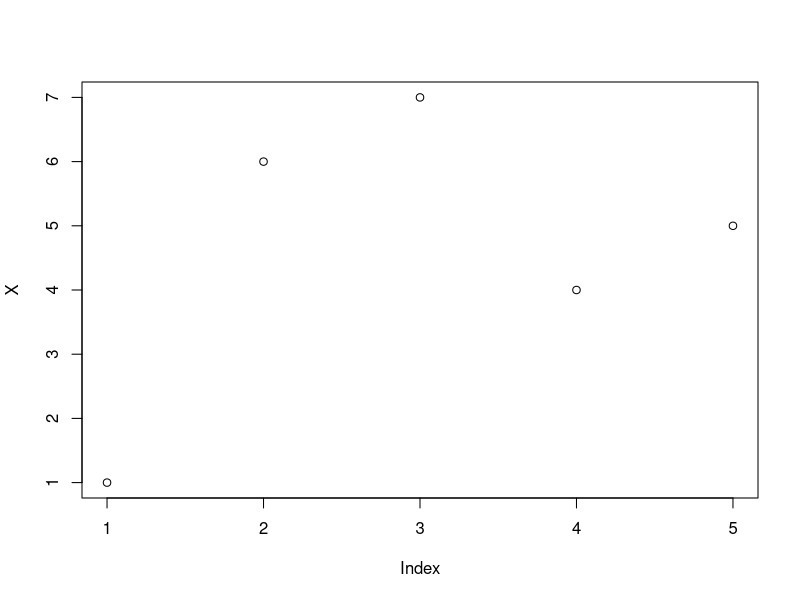
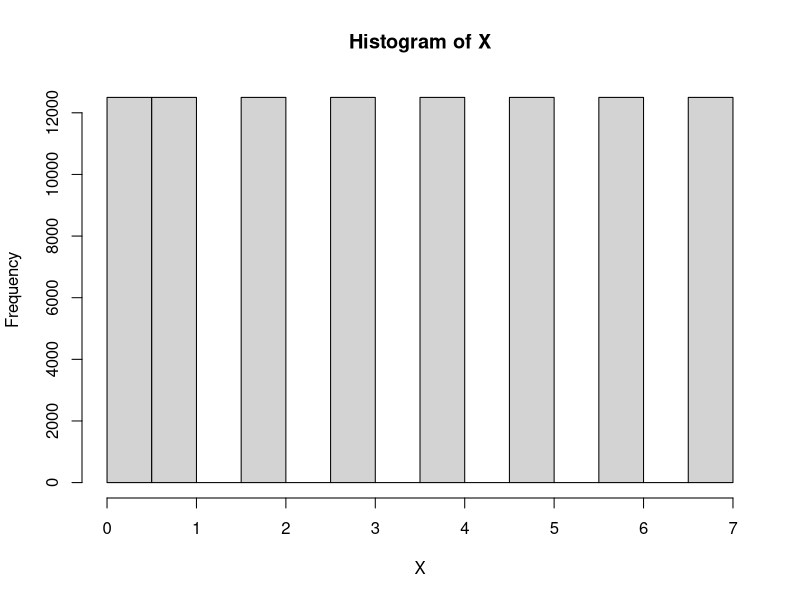
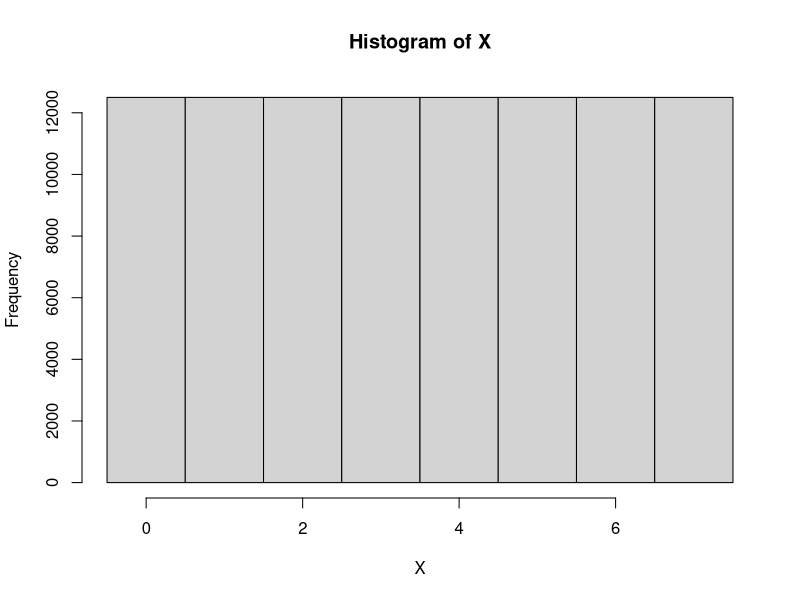
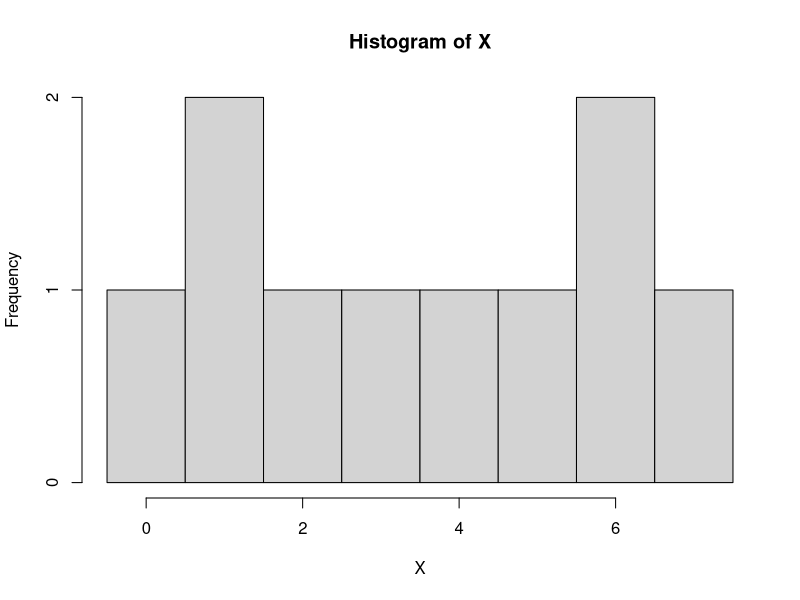
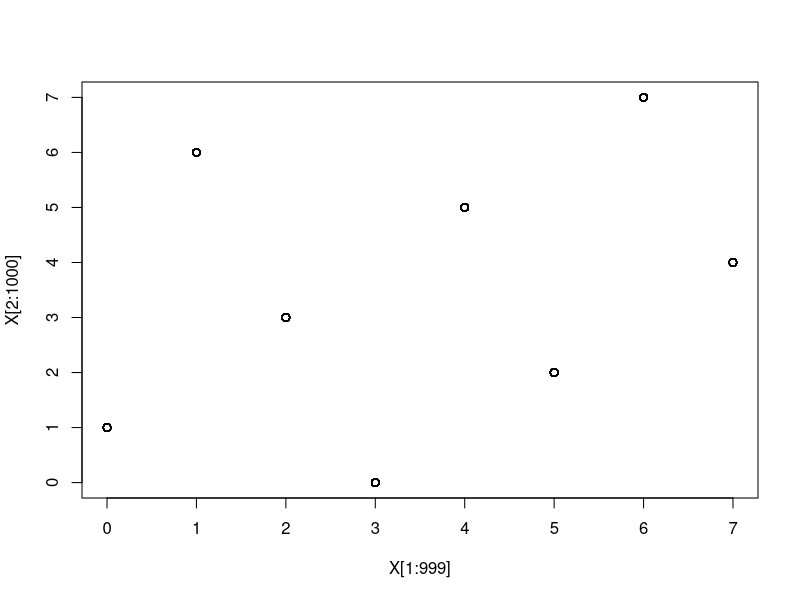
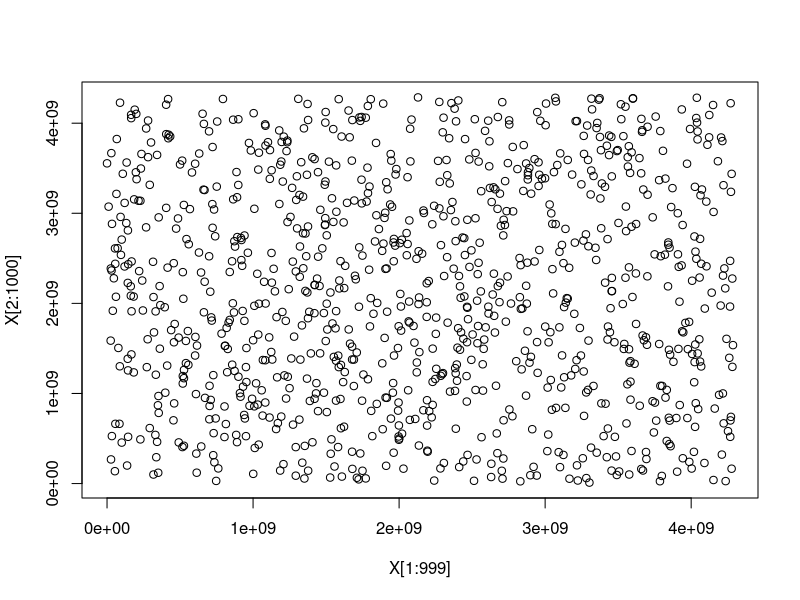
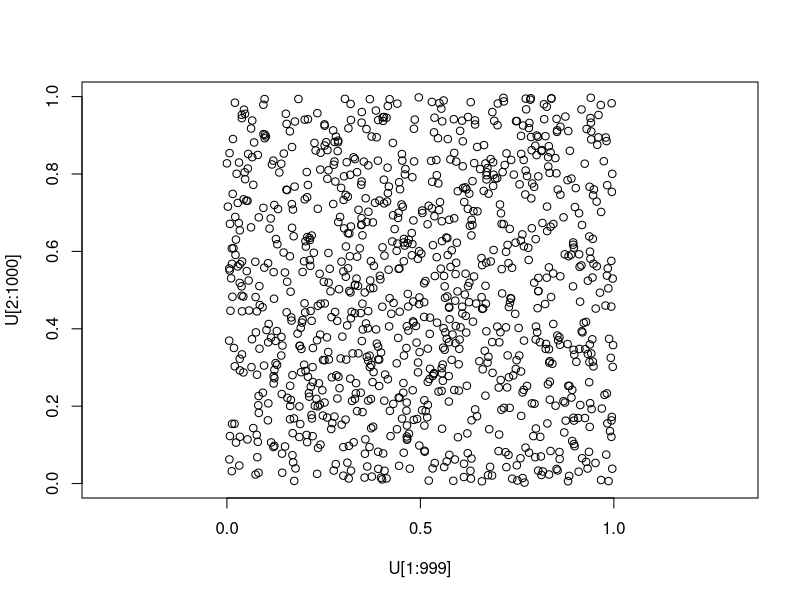
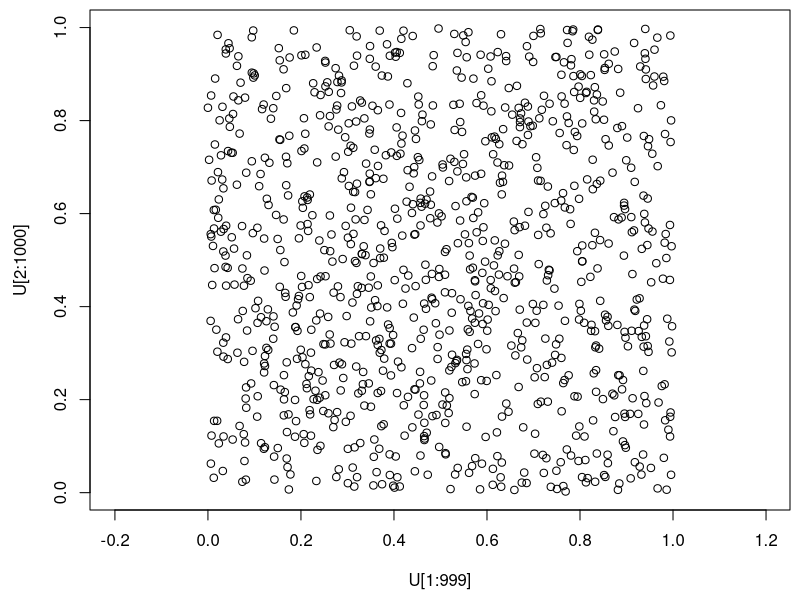

Generate these figures, in order, with R:
## ---- chunk 1
m <- 8
a <- 5
c <- 1
X0 <- 0


Xi <- X0
for (i in 1:10){
  Xi <- (a*Xi + c)%%m
  cat("X_", i, " = ", Xi, "\n", sep="")
}

## ---- chunk 2
rLCG <- function(n, m, a, c, X0){
  Xi <- X0
  for (i in 1:n){
    Xi <- (a*Xi + c)%%m
    cat("X_", i, " = ", Xi, "\n", sep="")
  }
}

rLCG(5,8,5,1,0)
## ---- chunk 3
rLCG <- function(n, m, a, c, X0){
  result <- numeric(n)
  Xi <- X0
  for (i in 1:n){
    Xi <- (a*Xi + c)%%m
    result[i] <- Xi
  }
  return(result)
}

rLCG(5,8,5,1,0)
## ---- chunk 4
rLCG(16,8,5,1,0)
# Did you notice that it just repeat itself?
# This will be discuss later with the quality of PRNG
# also notice m=8, so it repeats itself every 8 numbers
## ---- chunk 5
X <- rLCG(5,8,5,1,0)

plot(X)
## ---- chunk 6
# the defult breaks on integer, which is not good
X <- rLCG(100000, 8,5,1,0)
hist(X) 
## ---- chunk 7
X <- rLCG(100000, 8,5,1,0)
hist(X, breaks = seq(-0.5, 7.5, 1)) 

## ---- chunk 8
X <- rLCG(10, 8,5,1,0)
hist(X, breaks = seq(-0.5, 7.5, 1))
## ---- chunk 9
rLCG(10, m=2^31, a=1103515245, c=12345, X0=0)
## ---- chunk 10
# the normal way to choose seed
?set.seed
## ---- chunk 11
set.seed(0)
runif(3)

set.seed(1)
runif(3)
## ---- chunk 12
X <- rLCG(1000,8,5,1,0)
# m=8 which means small state space, you won't expect this small m gives you uniformly distributed plot

plot(X[1:999], X[2:1000])
## ---- chunk 13
X <- rLCG(1000, m=2^32, a=1103515245, c=12345, X0=0)

plot(X[1:999], X[2:1000])
# well, it now looks like uniformly distributed
## ---- chunk 14
U <- (X+1)/(2^32+1)
range(U)

round(range(U),4)
## ---- chunk 15
plot(U[1:999], U[2:1000], asp=1)
# Great, U(0,1)
## ---- chunk 16
par(mai=c(0.9,0.9,0.1,0.1))
plot(U[1:999], U[2:1000], asp=1)
## ---- chunk 17
# Use R's default PRNG: Mersenne-Twister

X <- runif(1000)
plot(X[1:999], X[2:1000])
## ---- chunk 18
plot(X[1:999], X[2:1000], asp=1)
# You can see there's no discernible pattern
## ---- chunk 19
set.seed(1) # always get the same output
## ---- chunk 20
N <- 1e5
U <- runif(N)
lambda <- 2
X <- -log(1-U)/lambda
par(mai=c(0.9, 0.9, 0.1, 0.1))
hist(X, main=NULL, prob=TRUE, breaks=50)

x <- seq(0, max(X), length.out=100)

lines(x, dexp(x, lambda), col="red")
## ---- chunk 21
# first experiment about rejection sampling

N <- 10000
X <- numeric(N)
i <- 1
while (i<=N){
  Xi <- rnorm(1)

  X[i] <- Xi
  i <- i+1  
  
}

par(mai=c(0.9, 0.9, 0.1, 0.1))
hist(X, main=NULL, prob=TRUE, breaks = 50)

x <- seq(-4, 4, length.out=200)
lines(x, dnorm(x), col="red", lwd=2)
## ---- chunk 22
N <- 10000
X <- numeric(N)
i <- 1
while (i<=N){
  Xi <- rnorm(1)
  U <- runif(1)
  p <- ifelse(Xi<0, 0.5, 1) # scale down the negative part
  if(U<=p){
    X[i] <- Xi
    i <- i+1  
  }
  
}

par(mai=c(0.9, 0.9, 0.1, 0.1))
hist(X, main=NULL, prob=TRUE, breaks = 50)

x <- seq(-4, 4, length.out=200)
lines(x, dnorm(x), col="red", lwd=2)
## ---- chunk 23
N <- 10000
X <- numeric(N)
i <- 1
count <- 0
while (i<=N){
  Xi <- rnorm(1)
  count <- count+1
  U <- runif(1)
  p <- ifelse(Xi<0, 0.5, 1) # scale down the negative part
  if(U<=p){
    X[i] <- Xi
    i <- i+1  
  }
  
}

# The number of required proposals we have 
# to get N accepted samples
cat("count =", count, "\n")


par(mai=c(0.9, 0.9, 0.1, 0.1))
hist(X, main=NULL, prob=TRUE, breaks = 50)

x <- seq(-4, 4, length.out=200)
lines(x, ifelse(x<0, 0.5, 1) * dnorm(x) * 4/3, col="red", lwd=2)
## ---- chunk 24
N <- 10000
X <- numeric(N)
i <- 1
count <- 0
while (i<=N){
  Xi <- runif(1,-1,1)
  count <- count+1
  U <- runif(1)
  p <- sqrt(1-Xi^2)
  if(U<=p){
    X[i] <- Xi
    i <- i+1  
  }
  
}

# The number of required proposals we have 
# to get N accepted samples
cat("count =", count, "\n")


par(mai=c(0.9, 0.9, 0.1, 0.1))
hist(X, main=NULL, prob=TRUE,asp=1)

x <- seq(-1, 1, length.out= 100)
f.of.x <- 4/pi * sqrt(1-x^2) * 1/2
lines(x, f.of.x, col="red", lwd=2)

## ---- chunk 25
z=pi/4
# The number of required proposals is geometrically distributed
# with mean 1/z

1/z
## ---- chunk 26
# converting double-exponential to normal distribution
# using rejection sampling

lambda <- 1

#non-normalized target distribution
f <- function(x) exp(-x^2/2) 

# proposal density
g <- function(x) lambda/2 * exp(-lambda*abs(x))

# const c for envelope sampling
c <- 2/lambda * exp(lambda^2/2)

x <- seq(-3,3,length.out=200)
plot(x, c*g(x), type="l", col="blue")
lines(x, f(x))



## ---- chunk 27
N <- 1e5
U <- runif(N)
Y <- -log(1-U)/lambda
V <- runif(N)
X <- ifelse(V<=1/2, Y, -Y)

par(mai=c(0.9,0.9,0.2,0.1))
hist(X, prob=TRUE, breaks=50, main=NULL)
x <- seq(-10,10, length.out=200)
lines(x, g(x), col="red", lwd=2)
## ---- chunk 28
N <- 1e5

V <- rexp(N, lambda)
X <- ifelse(V<=1/2, Y, -Y)

par(mai=c(0.9,0.9,0.2,0.1))
hist(X, prob=TRUE, breaks=50, main=NULL)
x <- seq(-10,10, length.out=200)
lines(x, g(x), col="red", lwd=2)
## ---- chunk 29
N <- 1e5
X <- numeric(N)
i <- 1
count <- 0

while (i<=N){
  U <- runif(1)
  Y <- -log(1-U)/ lambda
  V <- runif(1)
  Xi <- ifelse(V<=1/2, Y, -Y)
  count <- count+1
  
  W <- runif(1)

  if(c*g(Xi)*W <= f(Xi)){
    X[i] <- Xi
    i <- i+1  
  }
  
}

cat("count =", count, "\n")


par(mai=c(0.9,0.9,0.2,0.1))
hist(X, prob=TRUE, breaks=50, main=NULL)
x <- seq(-4,4, length.out=200)
lines(x, dnorm(x), col="red", lwd=2)
